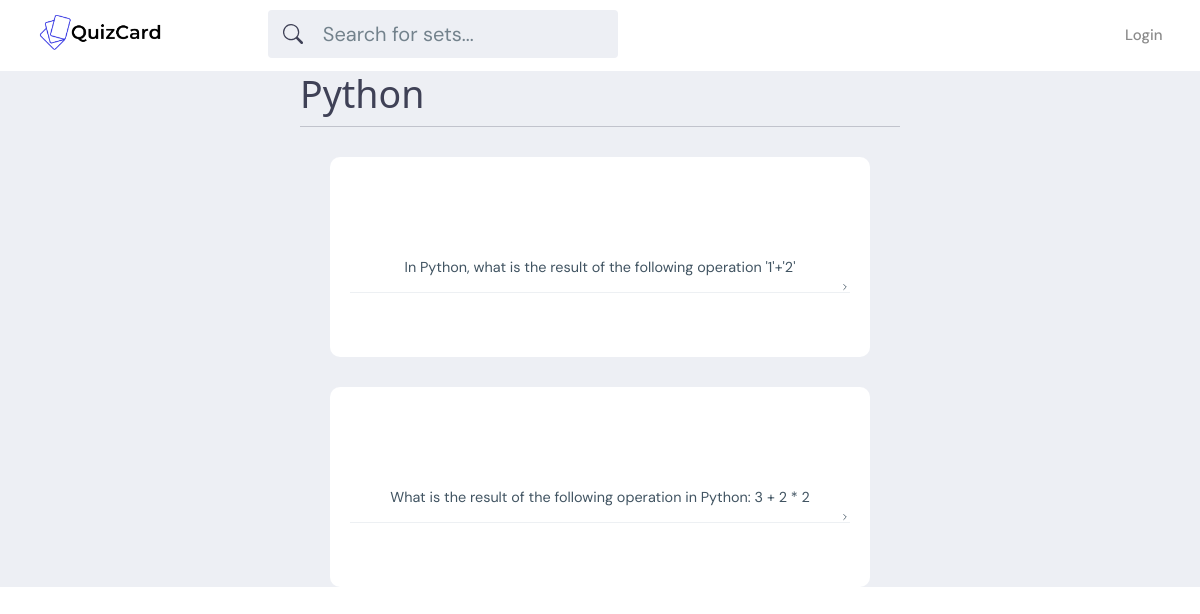
Page /set/2/ on the committed database.
### base/models.py (models this page shows, shortened)
class Set(models.Model):
    user = models.ForeignKey(User, on_delete=models.SET_NULL, null=True)
    topic = models.ForeignKey(Topic, on_delete=models.SET_NULL, null=True)
    name = models.CharField(max_length=200)
    updated = models.DateTimeField(auto_now=True)
    created = models.DateTimeField(auto_now_add=True)
    class Meta:
        ordering = ['-updated', '-created']

class Card(models.Model):
    set = models.ForeignKey(Set, on_delete=models.CASCADE)
    front = models.TextField()
    back = models.TextField()
    updated = models.DateTimeField(auto_now=True)
    created = models.DateTimeField(auto_now_add=True)
    class Meta:
        ordering = ['-updated', '-created']

### base/views.py (the view)
# urls.py: path('set/<str:pk>/', views.set, name="set"),
def set(request, pk):
    set = Set.objects.get(id=pk)
    set_cards = set.card_set.all().order_by('-created')
    context = {'set': set, 'set_cards': set_cards}
    return render(request, 'base/set.html', context)

### base/templates/base/set.html (shortened to what this page needs)
{% extends 'main.html' %}
{% block content %}
<div class="card-container content-container">
    <h1>{{set.name}}</h1>
    <hr>
    <div class="card-wrapper">
        {% for card in set_cards %}
            <div class="card-box">
                <details>
                    <summary>
                        <p>{{card.front}}</p>
                    </summary>
                </details>
            </div>
        {% endfor %}
    </div>
</div>
{% endblock content %}

### static/styles/styles.css (style rules this page uses)
:root { --color-main: #3738e2; --color-main-light: #0087FF; --color-dark: #3f4156; --color-dark-medium: #51546e; --color-dark-light: #696d97; --color-light: #fff; --color-gray: #8b8b8b; --color-light-gray: #b2bdbd; --color-bg: #edeff4; --color-success: #5dd693; --color-error: #fc4b0b; }
* { font-family: "DM Sans", -apple-system, BlinkMacSystemFont, "Segoe UI", Roboto, Oxygen, Ubuntu, Cantarell, "Open Sans", "Helvetica Neue", sans-serif; margin: 0; padding: 0; box-sizing: border-box; text-rendering: optimizeLegibility; font-size: inherit; }
html { font-size: 56.25%; }
@media only screen and (min-width: 1200px) { html { font-size: 62.5%; } }
body { line-height: 1.6; font-weight: 400; font-size: 1.5rem; color: var(--color-dark); background-color: var(--color-bg); }
.content-container { width: 50%; margin: auto; }
.card-container h1 { font-size: 2.5em; }
.card-box { min-height: 20rem; margin: 3rem; border-radius: 1rem; padding: 2rem; background-color: #fff; }
.card-box p { text-align: center; font-size: 1.2vw; overflow-wrap: break-word; text-wrap: balance; }
details p { margin: 7.5rem auto auto auto; padding: 1rem; }
details summary { margin: auto auto auto auto; }

### rows in the picture
Set: name "Python"
Card: front "In Python, what is the result of the following operation '1'+'2'"
Card: front "What is the result of the following operation in Python: 3 + 2 * 2"
